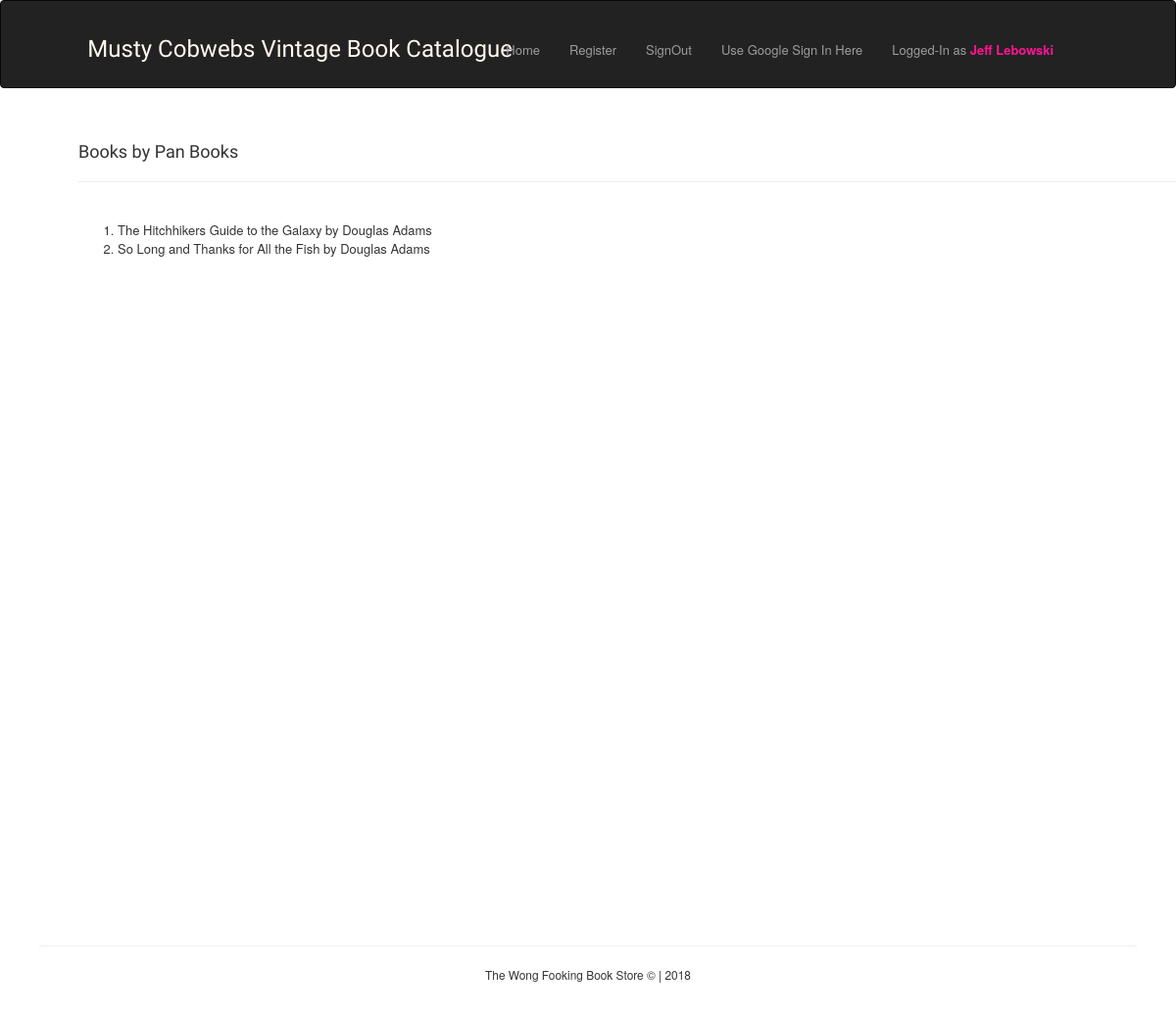
/display/publisher/3 (signed in), run on the app's committed database.
### project.py (models this page shows, shortened)
class User(UserMixin, db.Model):
    __tablename__ = 'users'
    id = Column(Integer, primary_key=True)
    user_name = Column(String(20))
    user_email = Column(String(60), unique=True, index=True)
    user_password = Column(String(80))
    registration_date = Column(String(20), nullable=False)

class Publication(db.Model):
    __tablename__ = 'publication'
    id = db.Column(db.Integer, primary_key=True)
    name = db.Column(db.String(80), nullable=False)

class Book(db.Model):
    __tablename__ = 'book'
    id = db.Column(db.Integer, primary_key=True)
    title = db.Column(db.String(500), nullable=False, index=True)
    author = db.Column(db.String(350))
    genre = db.Column(db.String(50))
    format = db.Column(db.String(50))
    image = db.Column(db.String(250))
    num_pages = db.Column(db.Integer)
    pub_date = db.Column(db.String(50))
    pub_id = db.Column(db.Integer, db.ForeignKey('publication.id'))

### project.py (the view)
@app.route('/display/publisher/<publisher_id>')
def display_publisher(publisher_id):
    publisher = session.query(Publication).filter_by(id=publisher_id).first()
    publisher_books = session.query(Book).filter_by(pub_id = publisher.id).all()
    return render_template('publisher.html', publisher=publisher,
                           publisher_books=publisher_books)

### project.py (called while the page is built)
@login_manager.user_loader
def load_user(id):
    return User.query.get(int(id))

### templates/publisher.html
{% extends 'layout.html' %}
{% block content %}
    <div class="container publisher">
        <h4>Books by {{ publisher.name }}</h4>
        <hr><br>
        <ol>
            {% for book in publisher_books %}
            <li type="1">
                {{ book.title }} by {{ book.author }}
            </li>
            {% endfor %}
        </ol>
    </div>
{% endblock %}

### templates/layout.html (shortened to what this page needs)
{% import "bootstrap/wtf.html" as wtf %}
<!DOCTYPE html>
<html lang="en">
    {% block head %}
        <head>
            <link rel="stylesheet" href="https://maxcdn.bootstrapcdn.com/bootstrap/3.3.7/css/bootstrap.min.css">
            <link rel="stylesheet" href="{{ url_for('static', filename = 'css/styles.css') }}">
        </head>
    {% endblock head %}
    {% block body %}
    <body>
    <div class="wrapper">
        {% block navbar %}
            <nav class="navbar navbar-inverse">
                <div class="container">
                    <a class="navbar navbar-text" href="{{ url_for('display_books') }}">
                        <h3 class="title"> Musty Cobwebs Vintage Book Catalogue </h3>
                    </a>
                    <ul class="nav navbar-nav pull-right">
                      <li><a href="{{ url_for('display_books') }}"> Home </a></li>
                      <li><a href="{{ url_for('register_user') }}"> Register </a></li>
                      <li> {% if current_user.is_authenticated %}
                              <a href="{{ url_for('log_out_user') }}"> SignOut </a>
                            {% else %}
                              <a href="{{ url_for('do_the_login') }}"> SignIn </a>
                            {% endif %}
                      <li><a href="{{ url_for('showLogin')}}"> Use Google Sign In Here</a></li>
                      <li>
                            <a href="">
                                {% if current_user.is_authenticated %}
                                    Logged-In as <b style="color: deeppink"> {{ current_user.user_name.title() }} </b>
                                {% else %}
                                    Not Logged-In
                                {% endif %}
                            </a>
                      </li>
                    </ul>
                </div>
            </nav>
        {% endblock navbar %}
        {% block content %} {% endblock content %}
        {% block footer %}
            <footer>
                <div class="container ftr">
                    <hr>
                    <p class="text-center small">The Wong Fooking Book Store &copy;  |  2018</p>
                </div>
            </footer>
        {% endblock footer %}
    </div>
    </body>
    {% endblock body %}
</html>

### static/css/styles.css (style rules this page uses)
html, body { height: 100%; margin: 0; padding: 0 }
h1, h2, h3, h4 { font-family: Sansita, serif }
p, li { font-size: small }
ul { position: relative; top: 25px; right: 7%; }
footer { position: absolute; width: 100%; left:0 ;bottom: 0; height: 40px }
a h3 { position: relative; left: 10% }
.navbar-inverse { height: 5%; }
.publisher { padding: 25px; position: relative; left: 40px }
.ftr { padding: 25px }
.wrapper { position: relative; min-height: 120%; }
.title { color: floralwhite }

### data on the page
User: user_name "Jeff Lebowski"
Publication: name "Pan Books"
Book: title "The Hitchhikers Guide to the Galaxy", author "Douglas Adams"
Book: title "So Long and Thanks for All the Fish", author "Douglas Adams"
